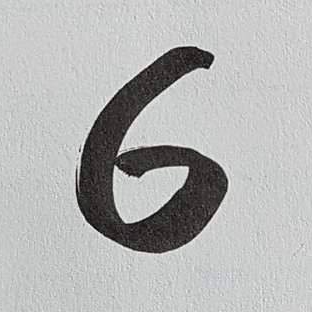
#> input picture neural-network/test6.png, 312 x 312 px
$ jupyter execute --allow-errors 'CASCON Introduction to Neural Networks-Solutions.ipynb'   (older library calls are emulated)
#> lines starting #> are read from the running program, lines starting #| are printed output that depends on the picture
### neural-network/network.py
"""
network.py
~~~~~~~~~~

A module to implement the stochastic gradient descent learning
algorithm for a feedforward neural network.  Gradients are calculated
using backpropagation.  Note that I have focused on making the code
simple, easily readable, and easily modifiable.  It is not optimized,
and omits many desirable features.
"""

#### Libraries
# Standard library
import random
import time

# Third-party libraries
import numpy as np
import matplotlib.pyplot as plt

class Network(object):

    def __init__(self, sizes):
        """The list ``sizes`` contains the number of neurons in the
        respective layers of the network.  For example, if the list
        was [2, 3, 1] then it would be a three-layer network, with the
        first layer containing 2 neurons, the second layer 3 neurons,
        and the third layer 1 neuron.  The biases and weights for the
        network are initialized randomly, using a Gaussian
        distribution with mean 0, and variance 1.  Note that the first
        layer is assumed to be an input layer, and by convention we
        won't set any biases for those neurons, since biases are only
        ever used in computing the outputs from later layers."""
        self.num_layers = len(sizes)
        self.sizes = sizes
        self.biases = [np.random.randn(y, 1) for y in sizes[1:]]
        self.weights = [np.random.randn(y, x)
                        for x, y in zip(sizes[:-1], sizes[1:])]

    def feedforward(self, a):
        """Return the output of the network if ``a`` is input."""
        for b, w in zip(self.biases, self.weights):
            a = sigmoid(np.dot(w, a)+b)
        return a

    # [107 lines left out: functions SGD, update_mini_batch, backprop, evaluate, cost_derivative, not called in this run]

#### Miscellaneous functions
def sigmoid(z):
    """The sigmoid function."""
    return 1.0/(1.0+np.exp(-z))

def sigmoid_prime(z):
    """Derivative of the sigmoid function."""
    return sigmoid(z)*(1-sigmoid(z))

### neural-network/CASCON Introduction to Neural Networks-Solutions.ipynb
## Introduction to Neural Networks

Neural networks are a powerful element of the modern machine learning toolbox. It can seem intimidating for a developer to get started due to the volume and depth of material available on them. This tutorial will go through the basics of how neural networks work and tie it in with a practical example - highlighting how it is possible to jump in with ease.

The model for the a single "neuron" in the network is based on the biological neural cell; we will see from the picture below how this analogizes to our context.

Thus, we define the neurons in our network to look as such - with each input coming in and multiplied by a weight factor. Then we take the sum of all these weighted inputs and pass it through an "activation function".

By joining these neurons together and connecting them in "layers" (with each output from a previous layer becoming an input for each neuron the next layer), we form the basic neural network (also called a multi-layer perceptron model).

We will later discuss how to figure out the correct weights so that the neural network does what we want it to do.

[cell 1]
import network
import mnist_loader
import numpy as np
import matplotlib.pyplot as plt
import matplotlib.image as mpimg
from PIL import Image
import PIL.ImageOps

We load the training and test data - in this case, the widely used MNIST handwritten digit data set. Feel free to take a look at mnist_loader.py in the folder to get an idea of how we're manipulating the MNIST data into the right type of shape and array to use in our neural network implementation.

#> (a cell that did not finish here is left out)

Here we load up several examples of images from the training set and display them so we can see what kinds of images we are training the neural network on.

#> (a cell that did not finish here is left out)

The key concepts in the training algorithm for neural networks for the teaching example that we're working with are __stochastic gradient descent__ and __backpropogation__. In our example we'll create a network that looks like the one below, but with thirty neurons in the hidden layer instead of fifteen.

We can look at the network.py code to see a bit of what's going on behind the scenes.

[cell 4]
net = network.Network([784,30,10])
#> (the rest of this cell did not finish here and is left out)

Now that the network is trained, we can apply it to other images too! Let's define some functions that help us to take a cellphone image and pass it through our trained neural network. The function $\texttt{rgb2gray}$ converts a RGB image to grayscale, and the function $\texttt{cleanimg}$ converts the image into something that we can use in our neural network implementations

[cell 5]
def rgb2gray(rgb):
    return np.dot(rgb[...,:3], [0.299, 0.587, 0.114])

def cleanimg(filename):
#> called with filename = 'test6.png'
    img = Image.open(filename)
#> img is the input picture: PIL image 312x312 RGBA; mean R, G, B, A 180, 180.4, 179.8, 255
    img.thumbnail((28, 28), Image.ANTIALIAS)
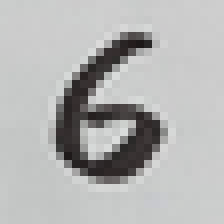
#> img: PIL image 28x28 RGBA (shown 8 times larger); mean R, G, B, A 180.1, 180.4, 179.8, 255
    npimg = np.array(img)
    print(img.size)
#| (28, 28)
    grayimg = (255 - rgb2gray(npimg))/255
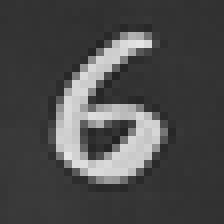
#> grayimg: shape (28, 28) float64 (shown 8 times larger); min 0.136, max 0.897, mean 0.293
    grayimg = grayimg - np.percentile(grayimg,80)
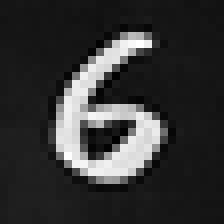
#> grayimg: shape (28, 28) float64 (shown 8 times larger); min -0.098, max 0.663, mean 0.059; drawn with min black and max white
    grayimg = grayimg/np.amax(grayimg)
    grayimg = np.clip(grayimg,0,1)
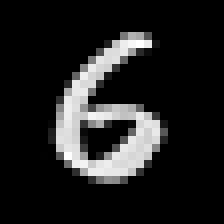
#> grayimg: shape (28, 28) float64 (shown 8 times larger); min 0, max 1, mean 0.126
    return grayimg

The image that I'll be using can be found in the folder - there are a few other test images and you can even upload your own! (Make sure that the image is cropped to be square though, otherwise the image may not turn out to be 28x28)

[cell 6]
img = cleanimg("test6.png")

We simply feed the formatted image into our neural network and see what kind of result we get!

[cell 7]
plt.figure(1)
plt.title("This is likely the number " + str(np.argmax(net.feedforward(img.reshape((784,1))))))
plt.imshow(img, cmap="gray")
plt.axis('off')
plt.show()

We can now examine the exact same data set using an open-source and widely adopted tool, the scikit-learn machine learning package for Python. We'll see that similarly to the teaching network class, training and implementing a neural network using scikit-learn takes only a few lines (and follows the same coding practices as any other machine learning model)

[cell 8]
from sklearn.neural_network import MLPClassifier

Here we use the exact same data set as in the other example, but manipulate it again to be the correct type of input for the scikit-learn Multi-Layer Perceptron Classifier

#> (a cell that did not finish here is left out)

We train the neural network using the same kinds of parameters as in the teaching example, and the same number of neurons, activation function, and optimization solver

[cell 10]
clf = MLPClassifier(hidden_layer_sizes=(30,),activation="logistic",solver="sgd",alpha=0,batch_size=10,learning_rate_init=3.0,momentum=0)
#> (the rest of this cell did not finish here and is left out)

We can analyze our results from running it with MLPClassifier in the same way that we analyzed the previous version of the neural network, and arrive at a similar success rate

#> (a cell that did not finish here is left out)

And applying it to the same image...

[cell 12]
plt.figure(1)
#> (the rest of this cell did not finish here and is left out)

Now that we have both neural nets trained and available, we can also try them out on some real world data!

[cell 13]
plt.figure(3)
plt.subplot(121)
plt.title("This is likely the number " + str(np.argmax(net.feedforward(img.reshape((784,1))))))

$ run again, with neural-network/test1.png copied over neural-network/test6.png
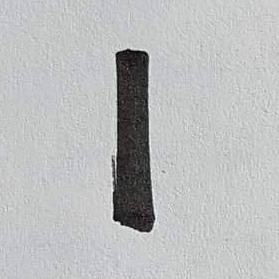
#> input picture neural-network/test1.png, 279 x 279 px
#> in cleanimg, img is the input picture: PIL image 279x279 RGBA; mean R, G, B, A 186.7, 187.9, 188.4, 255
#> img: PIL image 28x28 RGBA
#| (28, 28)
#> in cleanimg, `grayimg = grayimg - np.percentile(grayimg,80)`:
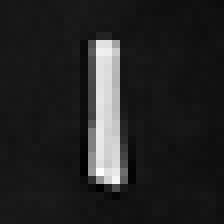
#> grayimg: shape (28, 28) float64 (shown 8 times larger); min -0.0736, max 0.699, mean 0.0361; drawn with min black and max white
#> in cleanimg, `grayimg = np.clip(grayimg,0,1)`:
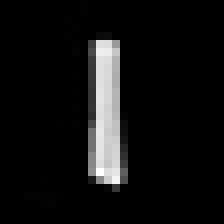
#> grayimg: shape (28, 28) float64 (shown 8 times larger); min 0, max 1, mean 0.0664

$ run again, with neural-network/test2.png copied over neural-network/test6.png
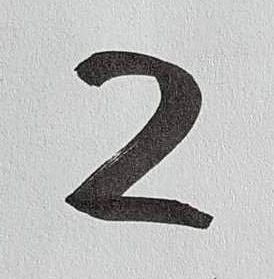
#> input picture neural-network/test2.png, 274 x 279 px
#> in cleanimg, img is the input picture: PIL image 274x279 RGBA; mean R, G, B, A 185.2, 185.4, 184.9, 255
#> img: PIL image 27x28 RGBA
#| (27, 28)
#> in cleanimg, `grayimg = grayimg - np.percentile(grayimg,80)`:
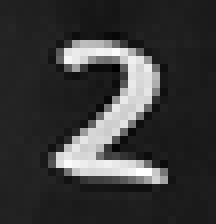
#> grayimg: shape (28, 27) float64 (shown 8 times larger); min -0.115, max 0.669, mean 0.0605; drawn with min black and max white
#> in cleanimg, `grayimg = np.clip(grayimg,0,1)`:
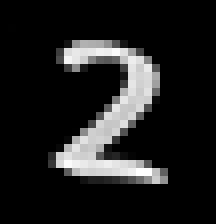
#> grayimg: shape (28, 27) float64 (shown 8 times larger); min 0, max 1, mean 0.121

$ run again, with neural-network/test3.png copied over neural-network/test6.png
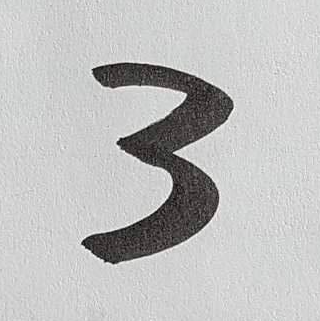
#> input picture neural-network/test3.png, 320 x 321 px
#> in cleanimg, img is the input picture: PIL image 320x321 RGBA; mean R, G, B, A 191.4, 191.2, 191, 255
#> img: PIL image 28x28 RGBA
#| (28, 28)
#> in cleanimg, `grayimg = (255 - rgb2gray(npimg))/255`:
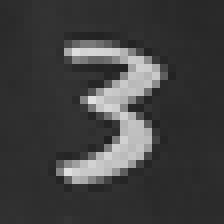
#> grayimg: shape (28, 28) float64 (shown 8 times larger); min 0.128, max 0.886, mean 0.25
#> in cleanimg, `grayimg = np.clip(grayimg,0,1)`:
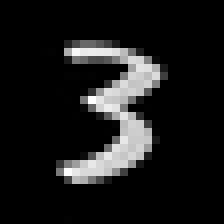
#> grayimg: shape (28, 28) float64 (shown 8 times larger); min 0, max 1, mean 0.101
